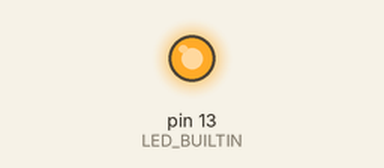
Bench run of a sketch on a simulated Arduino Uno, built with avr-gcc and run on an emulated ATmega328P. Shown: output pins drawn as LEDs (lit = HIGH).

Above: at 0.2 s.
At 5.7 s:
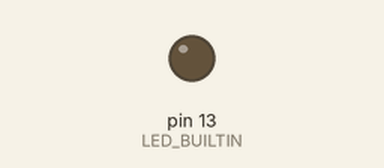
Timing chart, 0 to 6.9 s (numbered marks = the images above):
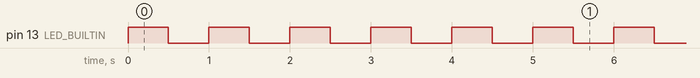

Measured:
- by itself, pin 13 (LED_BUILTIN): repeats every 5.3 s: HIGH 0.10 s, LOW 0.10 s, HIGH 0.10 s, LOW 5.0 s

The sketch:

LillyPadPowerDemo.ino
```cpp
void setup() {
  pinMode(LED_BUILTIN, OUTPUT);
}

void loop() {
  if(millis() > 10000) {
    enterLowPower();
  } else {
    halfSecondFlash();
  }
}
void halfSecondFlash() {
  digitalWrite(LED_BUILTIN, HIGH);
  delay(500);
  digitalWrite(LED_BUILTIN, LOW);
  delay(500);

}

void heartBeat() {
  digitalWrite(LED_BUILTIN, HIGH);
  delay(100);
  digitalWrite(LED_BUILTIN, LOW);
  delay(100);
  digitalWrite(LED_BUILTIN, HIGH);
  delay(100);
  digitalWrite(LED_BUILTIN, LOW);
  delay(5000);

}

void enterLowPower()
{
  while(true) {
    heartBeat();
  }
}
```
